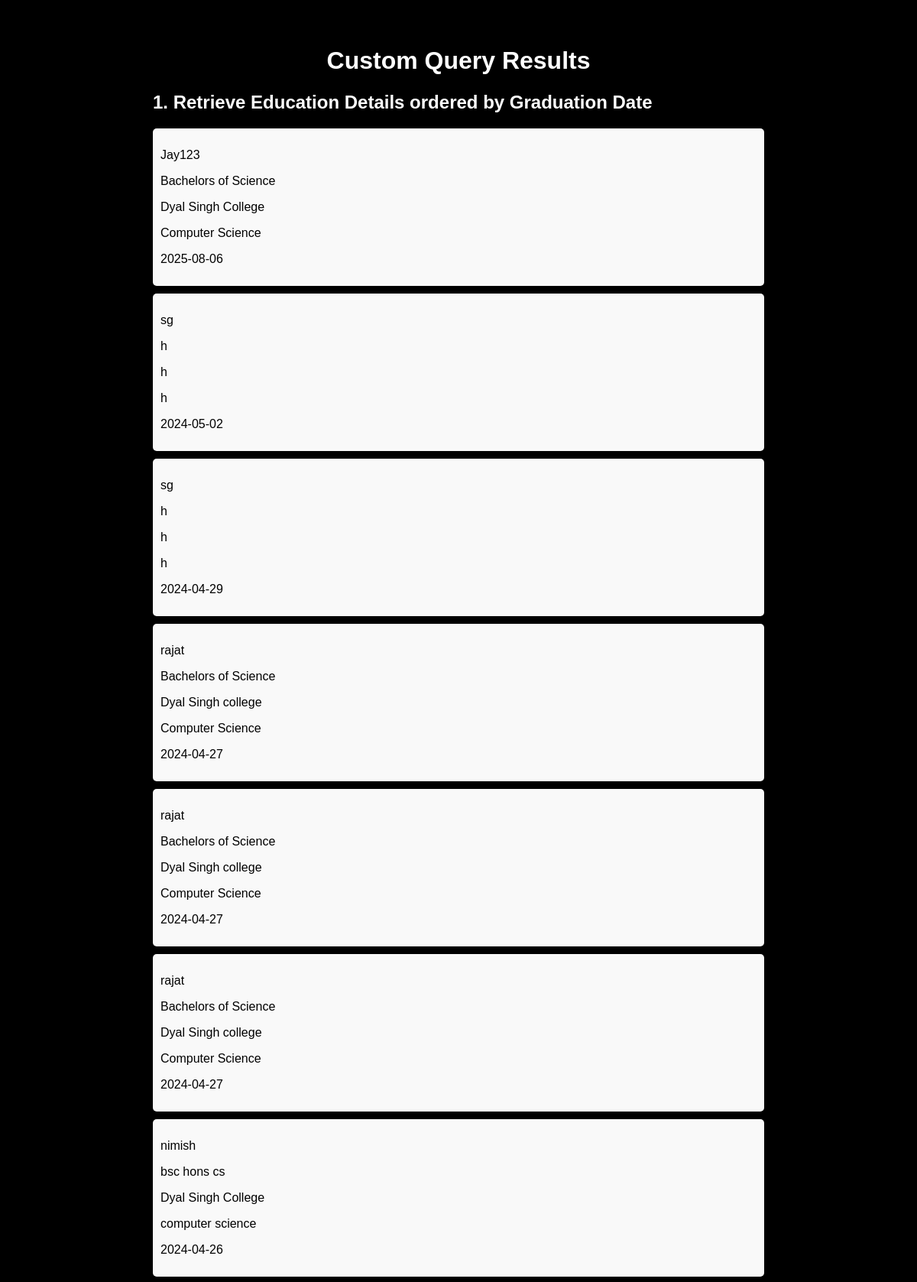
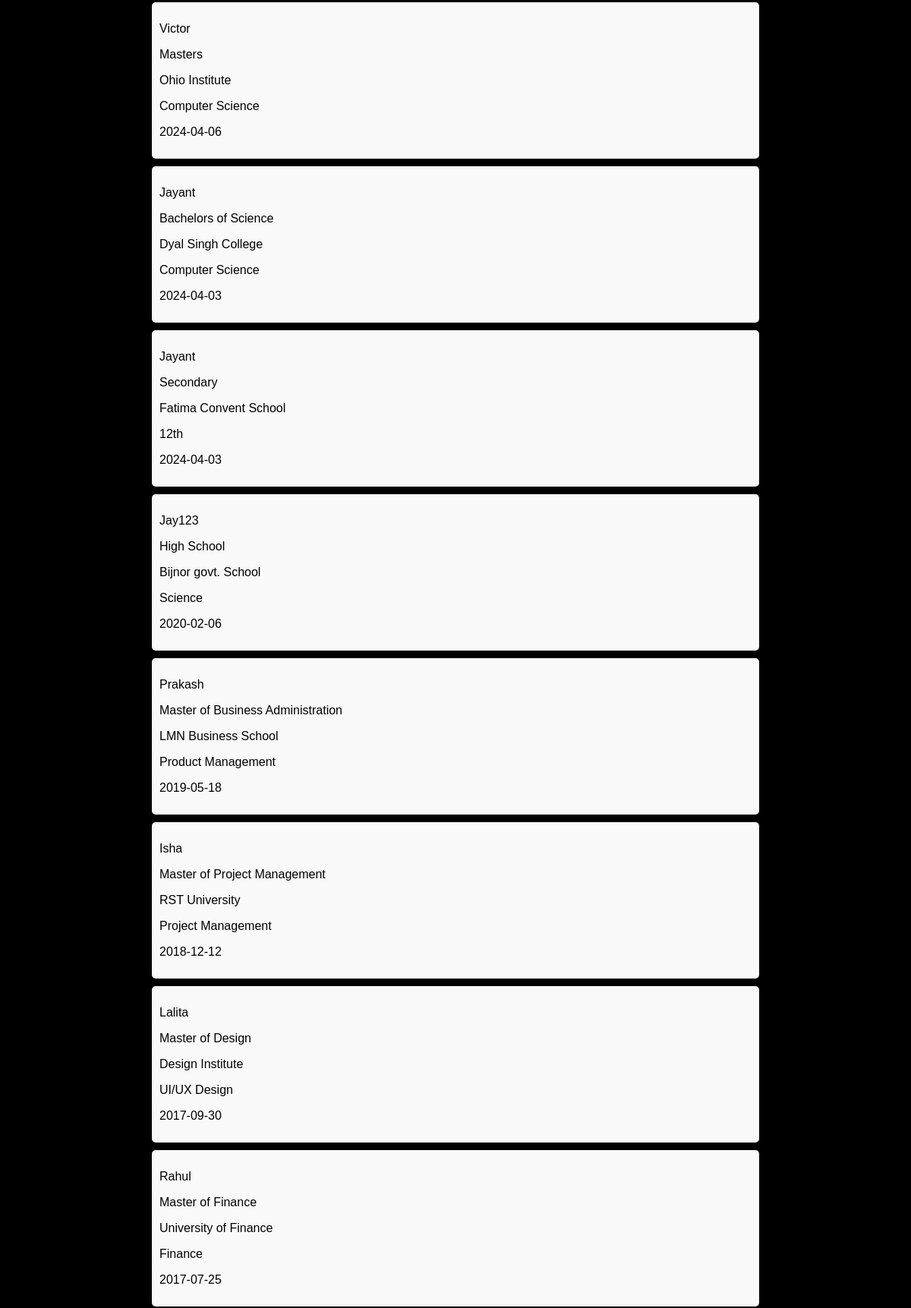
The app's page /custom (upper part) with its own data (2 pictures, top to bottom).
### app.py (models this page shows)
class User(db.Model):
    Userid = db.Column(db.Integer, primary_key=True)
    username = db.Column(db.String(100), nullable=False)
    email = db.Column(db.String(100), nullable=False, unique=True)
    password = db.Column(db.String(128), nullable=False)

class Education(db.Model):
    Edu_ID = db.Column(db.Integer, primary_key=True)
    CV_ID = db.Column(db.Integer, db.ForeignKey("cv.CV_ID"), nullable=False)
    Userid = db.Column(db.Integer, db.ForeignKey("user.Userid"), nullable=False)
    Degree = db.Column(db.String(255), nullable=False)
    School = db.Column(db.String(255), nullable=False)
    FieldofStudy = db.Column(db.String(255), nullable=False)
    Grad_date = db.Column(db.Date, nullable=True)

### app.py (the view)
@app.route("/custom")
def custom_query():
    answers = []
    connection = sqlite3.connect("./instance/cvbuilder.db")
    cursor = connection.cursor()
    for index, query in enumerate(queries):
        cursor.execute(query)
        resRows = cursor.fetchall()
        answers.append((query_names[index], resRows))
    connection.close()
    return render_template("custom.html", data=answers)

### templates/custom.html (shortened to what this page needs)
<!DOCTYPE html>
<html lang="en">
<head>
</head>
<body>
    <div class="container">
        <h1>Custom Query Results</h1>
        {% for query, result in data %}
        <div class="query">
            <h2>{{ query }}</h2>
            <div class="results">
                {% if result %}
                {% for row in result %}
                <div class="result">
                    {% for item in row %}
                    <p>{{ item }}</p>
                    {% endfor %}
                </div>
                {% endfor %}
                {% else %}
                <p id="r">No results found</p>
                {% endif %}
            </div>
        </div>
        {% endfor %}
    </div>
</body>
</html>

### templates/custom.html (style rules this page uses)
body { font-family: Arial, sans-serif; margin: 0; padding: 0; background-color: black; }
.container { max-width: 800px; margin: 20px auto; padding: 20px; background-color:transparent; border-radius: 5px; box-shadow: 0 0 10px rgba(0, 0, 0, 0.1); }
h1 { text-align: center; color: white; }
.query { margin-bottom: 20px; }
.query h2 { color:white; }
.results { margin-top: 20px; }
.result { background-color: #f9f9f9; padding: 10px; border-radius: 5px; margin-bottom: 10px; }

### records on screen
Education: Degree "Bachelors of Science", School "Dyal Singh College", FieldofStudy "Computer Science", Grad_date "2025-08-06"
User: username "Jay123"
Education: row "h" "h" "h", Grad_date "2024-05-02"
User: username "sg"
Education: row "h" "h" "h", Grad_date "2024-04-29"
Education: Degree "Bachelors of Science", School "Dyal Singh college", FieldofStudy "Computer Science", Grad_date "2024-04-27"
User: username "rajat"
Education: Degree "Bachelors of Science", School "Dyal Singh college", FieldofStudy "Computer Science", Grad_date "2024-04-27"
Education: Degree "Bachelors of Science", School "Dyal Singh college", FieldofStudy "Computer Science", Grad_date "2024-04-27"
Education: Degree "bsc hons cs", School "Dyal Singh College", FieldofStudy "computer science", Grad_date "2024-04-26"
User: username "nimish"
Education: Degree "Masters", School "Ohio Institute", FieldofStudy "Computer Science", Grad_date "2024-04-06"
User: username "Victor"
Education: Degree "Bachelors of Science", School "Dyal Singh College", FieldofStudy "Computer Science", Grad_date "2024-04-03"
User: username "Jayant"
Education: Degree "Secondary", School "Fatima Convent School", FieldofStudy "12th", Grad_date "2024-04-03"
Education: Degree "High School", School "Bijnor govt. School", FieldofStudy "Science", Grad_date "2020-02-06"
Education: Degree "Master of Business Administration", School "LMN Business School", FieldofStudy "Product Management", Grad_date "2019-05-18"
User: username "Prakash"
Education: Degree "Master of Project Management", School "RST University", FieldofStudy "Project Management", Grad_date "2018-12-12"
User: username "Isha"
Education: Degree "Master of Design", School "Design Institute", FieldofStudy "UI/UX Design", Grad_date "2017-09-30"
User: username "Lalita"
Education: Degree "Master of Finance", School "University of Finance", FieldofStudy "Finance", Grad_date "2017-07-25"
User: username "Rahul"

### other values on screen
{{ query }} "1. Retrieve Education Details ordered by Graduation Date"
